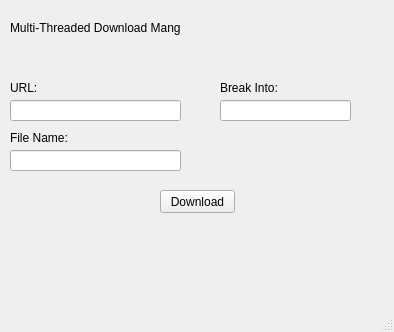
<?xml version="1.0" encoding="UTF-8"?>
<ui version="4.0">
 <class>MainWindow</class>
 <widget class="QMainWindow" name="MainWindow">
  <property name="geometry">
   <rect>
    <x>0</x>
    <y>0</y>
    <width>394</width>
    <height>332</height>
   </rect>
  </property>
  <property name="windowTitle">
   <string>MainWindow</string>
  </property>
  <widget class="QWidget" name="centralwidget">
   <widget class="QPushButton" name="pushButton">
    <property name="geometry">
     <rect>
      <x>160</x>
      <y>190</y>
      <width>75</width>
      <height>23</height>
     </rect>
    </property>
    <property name="text">
     <string>Download</string>
    </property>
   </widget>
   <widget class="QLineEdit" name="url">
    <property name="geometry">
     <rect>
      <x>10</x>
      <y>100</y>
      <width>171</width>
      <height>21</height>
     </rect>
    </property>
   </widget>
   <widget class="QLabel" name="headerLabel">
    <property name="geometry">
     <rect>
      <x>10</x>
      <y>20</y>
      <width>171</width>
      <height>16</height>
     </rect>
    </property>
    <property name="text">
     <string>Multi-Threaded Download Manger</string>
    </property>
   </widget>
   <widget class="QLabel" name="processLabel">
    <property name="geometry">
     <rect>
      <x>20</x>
      <y>230</y>
      <width>221</width>
      <height>51</height>
     </rect>
    </property>
    <property name="text">
     <string/>
    </property>
   </widget>
   <widget class="QLabel" name="headerLabel_2">
    <property name="geometry">
     <rect>
      <x>10</x>
      <y>80</y>
      <width>51</width>
      <height>16</height>
     </rect>
    </property>
    <property name="text">
     <string>URL:</string>
    </property>
   </widget>
   <widget class="QLabel" name="headerLabel_3">
    <property name="geometry">
     <rect>
      <x>220</x>
      <y>80</y>
      <width>71</width>
      <height>16</height>
     </rect>
    </property>
    <property name="text">
     <string>Break Into:</string>
    </property>
   </widget>
   <widget class="QLineEdit" name="parts">
    <property name="geometry">
     <rect>
      <x>220</x>
      <y>100</y>
      <width>131</width>
      <height>21</height>
     </rect>
    </property>
   </widget>
   <widget class="QLineEdit" name="filename">
    <property name="geometry">
     <rect>
      <x>10</x>
      <y>150</y>
      <width>171</width>
      <height>21</height>
     </rect>
    </property>
   </widget>
   <widget class="QLabel" name="label">
    <property name="geometry">
     <rect>
      <x>10</x>
      <y>130</y>
      <width>61</width>
      <height>16</height>
     </rect>
    </property>
    <property name="text">
     <string>File Name:</string>
    </property>
   </widget>
  </widget>
  <widget class="QMenuBar" name="menubar">
   <property name="geometry">
    <rect>
     <x>0</x>
     <y>0</y>
     <width>394</width>
     <height>21</height>
    </rect>
   </property>
  </widget>
  <widget class="QStatusBar" name="statusbar"/>
 </widget>
 <resources/>
 <connections/>
</ui>
